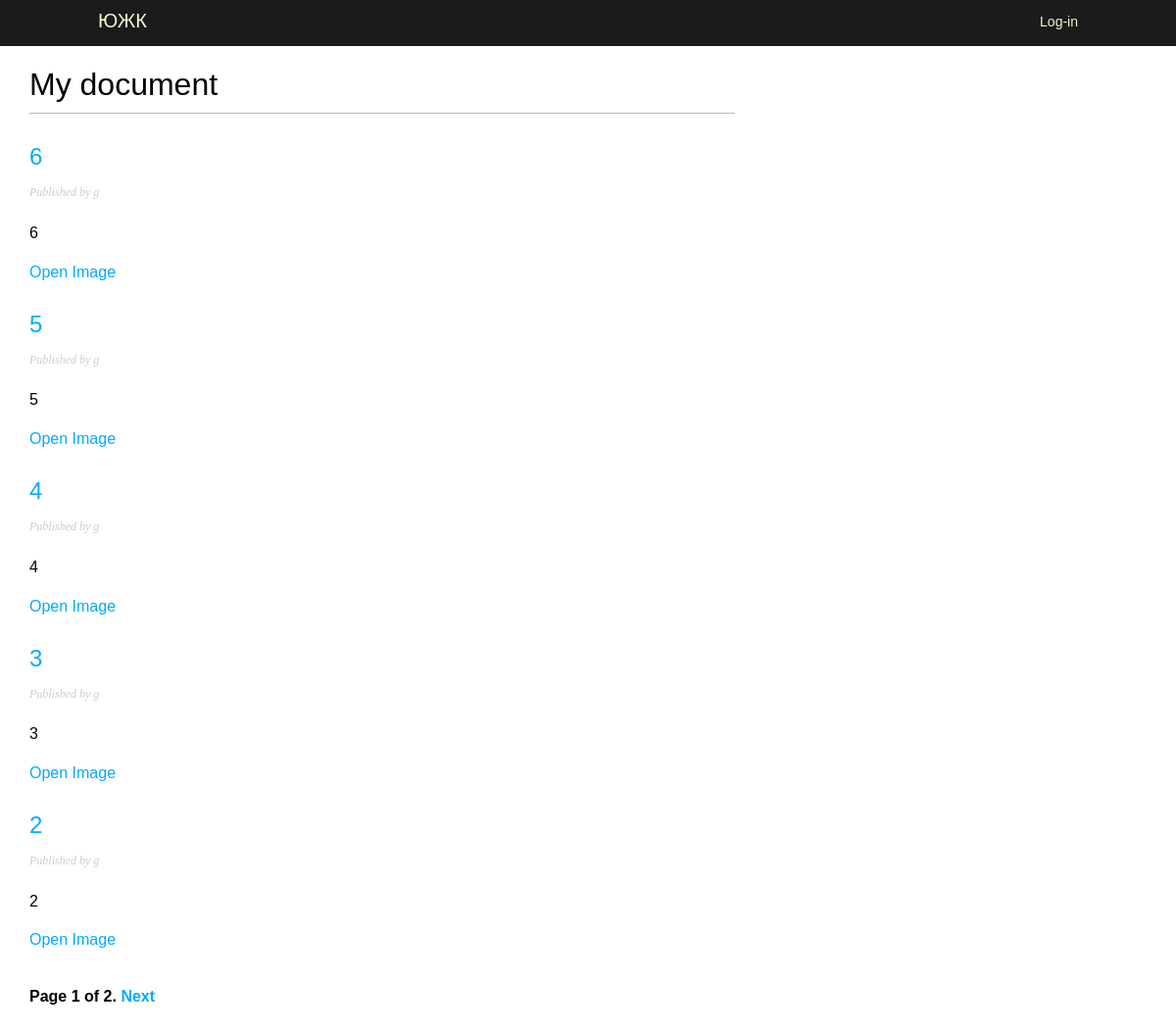
Screenshot of /TD/ with the database file from the repository.
### blog/models.py (models this page shows, shortened)
class TurnoverDocument(models.Model):
    class Status(models.TextChoices):
        DRAFT = 'DF', 'Draft'
        UNDER_REVIEW = 'UR', 'Under Review'
        APPROVED = 'A', 'Approved'
        REJECTED = 'R', 'Rejected'
        PUBLISHED = 'PB', 'Published'
    objects = models.Manager()
    published = PublishedManager()
    under_review = UnderReviewManager
    approved = ApprovedManager
    rejected = RejectedManager
    title = models.CharField(max_length=255)
    description = models.TextField(blank=True, null=True)
    author = models.ForeignKey(settings.AUTH_USER_MODEL, on_delete=models.CASCADE, related_name='document_post')
    created_at = models.DateTimeField(auto_now_add=True)
    updated_at = models.DateTimeField(auto_now=True)
    publish_by = models.DateTimeField(default=timezone.now)
    document_type = models.ForeignKey(document_types, on_delete=models.CASCADE)
    document_file = models.FileField(upload_to='blog/static/images/')
    slug = models.SlugField(max_length=250, unique_for_date='publish_by')
    status = models.CharField(
        max_length=2,
        choices=Status.choices,
        default=Status.DRAFT
    )
    class Meta:
        ordering = ['-publish_by']
        indexes = [models.Index(fields=['-publish_by'])]
    def filename(self):
        return 'images/' + os.path.basename(self.document_file.name)
    def get_absolute_url(self):
        return reverse('TD:TD_detail', args=[self.publish_by.year, self.publish_by.month, self.publish_by.day, self.slug])

### account/models.py (models this page shows)
class CustomUser(AbstractUser):
    department = models.ForeignKey(Department, on_delete=models.SET_NULL, null=True, blank=True)
    position = models.CharField(max_length=100, blank=True, null=True)

### blog/views.py (the view)
# urls.py: path('', views.ListTD.as_view(), name='TD_list'),
class ListTD(ListView):
    queryset = TurnoverDocument.published.all()
    template_name = 'blog/TD/list.html'
    paginate_by = 5
    context_object_name = 'all_documents'

### templates/blog/TD/list.html (shortened to what this page needs)
{% extends "blog/base.html" %}
{% load static %}
{% block content %}
  <h1>My document</h1>
  {% for post in all_documents %}
    <h2>
        <a href="{{ post.get_absolute_url }}">
        {{ post.title }}
        </a>
    </h2>
    <p class="date">
      Published {{ post.publish }} by {{ post.author }}
    </p>
    {{ post.description|truncatewords:30|linebreaks }}
     <a href="{% static post.filename %}" target="_blank">
            Open Image
     </a>
  {% endfor %}
  {% include "pagination.html" with page=page_obj %}
{% endblock %}

### blog/static/css/blog.css (style rules this page uses)
p { line-height: 1.8; }
h1, h2, h3, h4, h5 , h6 { font-family: 'Muli', sans-serif; font-weight:normal; }
body { margin:0; padding:0; font-family:helvetica, sans-serif; }
a { color:#00abff; text-decoration:none; }
h1 { font-weight:normal; border-bottom:1px solid #bbb; padding:0 0 10px 0; }
h2 { font-weight:normal; margin:30px 0 0; }
p.date { color:#ccc; font-family: georgia, serif; font-size: 12px; font-style: italic; }

### rows the page displays
TurnoverDocument: title "6", author "g", description "6"
TurnoverDocument: title "5", author "g", description "5"
TurnoverDocument: title "4", author "g", description "4"
TurnoverDocument: title "3", author "g", description "3"
TurnoverDocument: title "2", author "g", description "2"

### other values shown
{{ page.number }} "1"
{{ page.paginator.num_pages }} "2"
